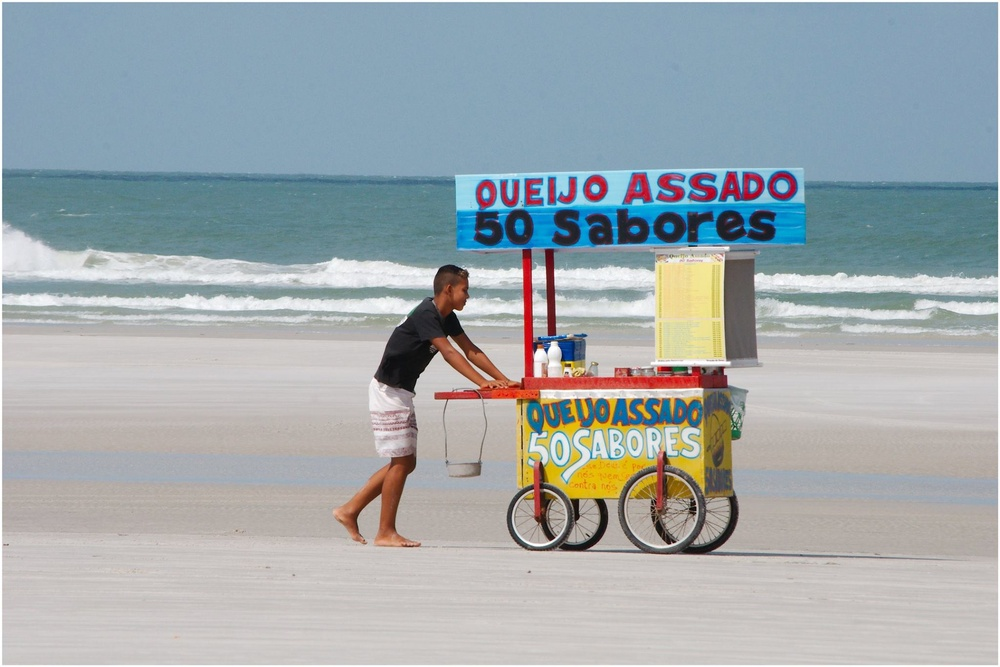
#> input picture practica5/salinas_beach_quijo_asado.jpg, 1000 x 667 px, shrunk from 2048 x 1367 before the run
$ python blend_images.py
#> lines starting #> are read from the running program, lines starting #| are printed output that depends on the picture
"""
	blend_images.py

	A diferencia del  código anterior donde (según la traducción exacta) sumamos dos imágenes, en este vamos a mezclarlas con un peso específico utilizando la instrucción de
	opencv: cv.addWeighted(). Con la cual por medio de 3 parámetros(alpha, beta y gamma)  determinamos el modo en que se mezclan las imágenes. En este código utilizamos un
	a=.3, B=.7 y Y=0.0

	author: Jasiel, Kassandra y Jesus.
	date created: 5 de marzo
	universidad de monterrey
"""

# import required libraries
import numpy as numpy
import matplotlib.pyplot as plt
import cv2

# specify names of image files
image_name_1 = 'salinas_beach_quijo_asado.jpg'
image_name_2 = 'salinas_beach_bird.jpg'

# load image 1
img_1 = cv2.imread(image_name_1, cv2.IMREAD_COLOR)
#> img_1 is the input picture: shape (667, 1000, 3); mean B, G, R 173.2, 169.6, 160.9

# verify that img_1 exists
if img_1 is None:
	print('ERROR: image ', image_name_1, 'could not be read')
	exit()

# convert BGR to RGB
img_1 = cv2.cvtColor(img_1, cv2.COLOR_BGR2RGB)

# load image 2
img_2 = cv2.imread(image_name_2, cv2.IMREAD_COLOR)
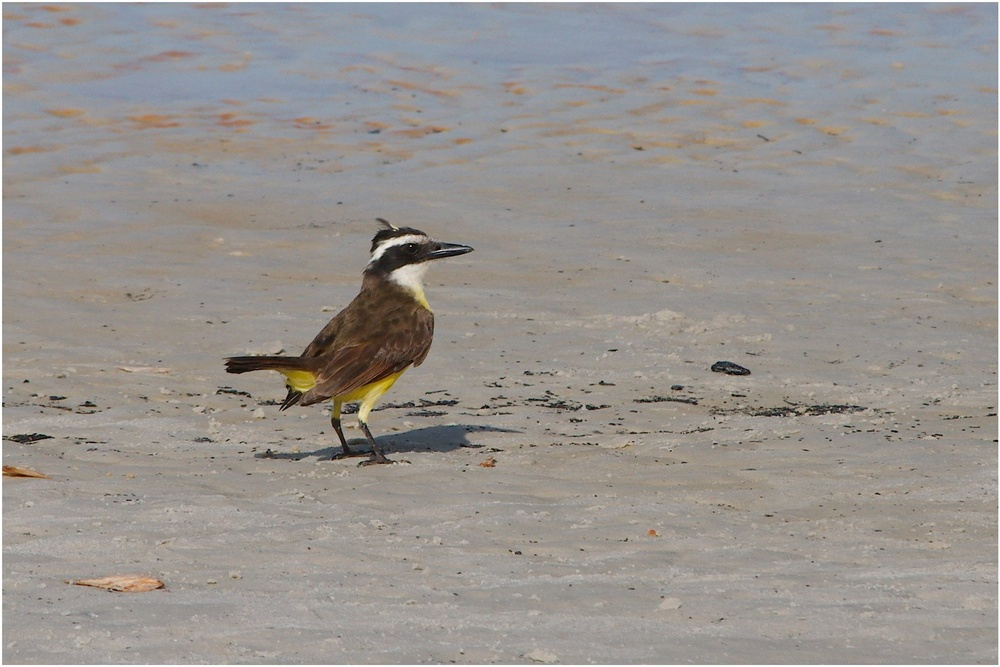
#> input picture practica5/salinas_beach_bird.jpg, 1000 x 667 px, shrunk from 2048 x 1367 before the run
#> img_2 is the input picture: shape (667, 1000, 3); mean B, G, R 142.5, 146.5, 150.9

# verify that img_1 exists
if img_2 is None:
	print('ERROR: image ', image_name_2, 'could not be read')
	exit()

# convert BGR to RGB
img_2 = cv2.cvtColor(img_2, cv2.COLOR_BGR2RGB)

# blend images
img_blended = cv2.addWeighted(img_1, 1, img_2, 0.3, 0)
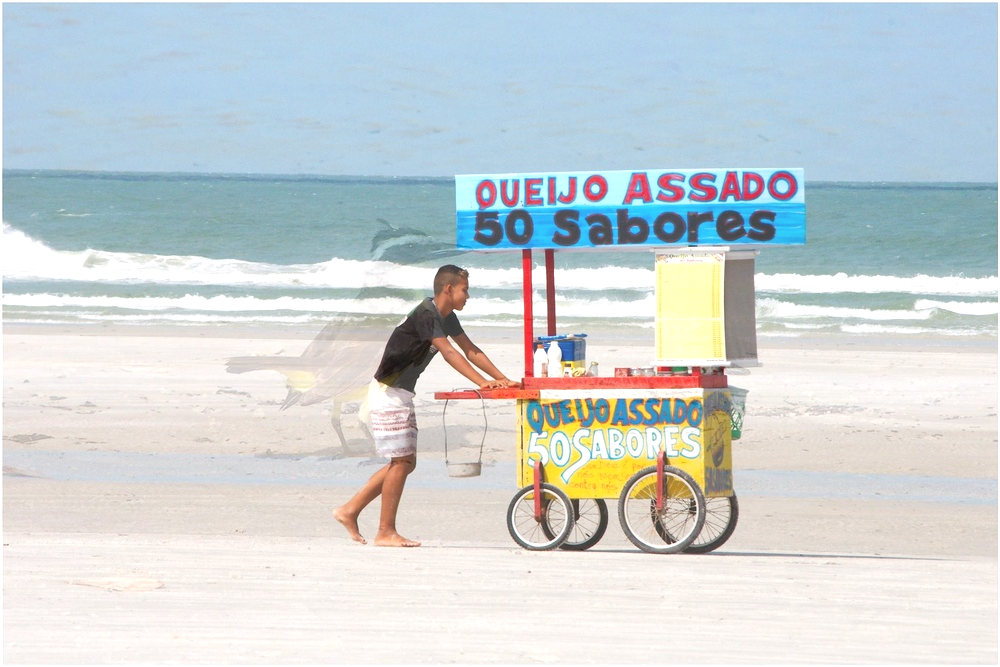
#> img_blended: shape (667, 1000, 3); mean R, G, B 204.3, 212, 214.3

# visualise images
plt.figure(1)
plt.imshow(img_1)
plt.title('Image 1')

plt.figure(2)
plt.imshow(img_2)
plt.title('Image 2')

plt.figure(3)
plt.imshow(img_blended)
plt.title('Image blended using Image 1 and Image 2')

# display figures
plt.show()
